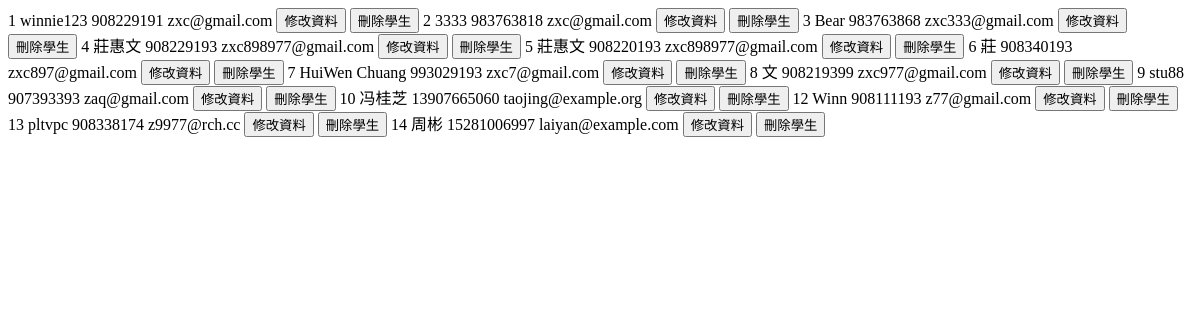
The app's page /app/students1/, older data.
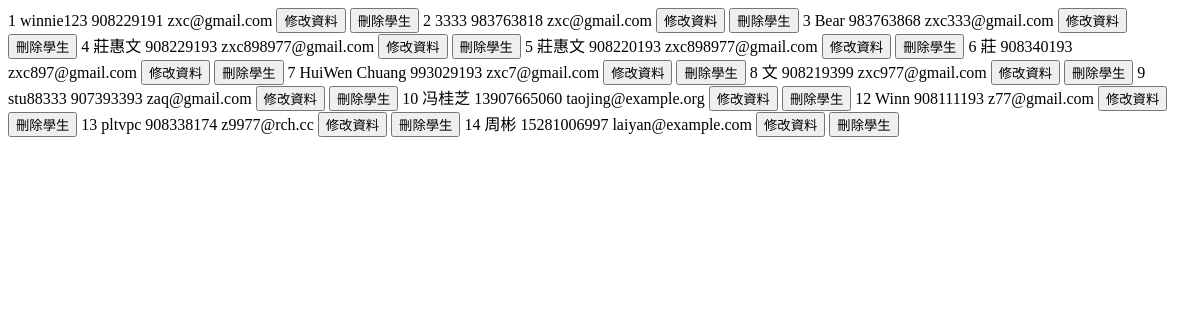
The same page, newer data.
### app/models.py (models this page shows, shortened)
class Student(models.Model):
    name = models.CharField(verbose_name="名字",max_length=30,blank=False,null=False)
    phoneNumber = models.CharField(verbose_name="手機",max_length=15, blank=False,validators=[phoneNumberRule], unique=True)
    email =models.CharField(max_length=50,blank=False,validators=[emailRule])
    class Meta:
        ordering = ['id'] #['-id']
        verbose_name = "學生"
        verbose_name_plural = verbose_name

### app/views.py (the view)
# urls.py: path("students1/", views.ListStudentView1.as_view(), name="listStudents1"),
class ListStudentView1(ListView):
    paginate_by = PAGINATE_NUM
    model = Student
    template_name = 'app/Student1.html'
    context_object_name = "students"

### app/templates/app/Student1.html (shortened to what this page needs)
{% for student in students %}
    <tr>
        <td scope="col">{{ student.id }}</td>
        <td scope="col">{{ student.name }}</td>
        <td scope="col">{{ student.phoneNumber }}</td>
        <td scope="col">{{ student.email }}</td>
        <td scope="col"><a href="{% url 'app:updateStudents' pk=student.pk %}"><button class="btn btn-outline-secondary btn-sm update-student-btn">
            修改資料</button></a></td>
        <td scope="col"><a href="{% url 'app:deleteStudents' pk=student.pk %}"><button
            class="btn btn-outline-secondary btn-sm delete-grade-btn">
            刪除學生
        </button></a></td>
    </tr>
{% endfor %}

Row changes from the older to the newer data that the page shows:
changed Student "zaq@gmail.com": name "stu88" → "stu88333"
